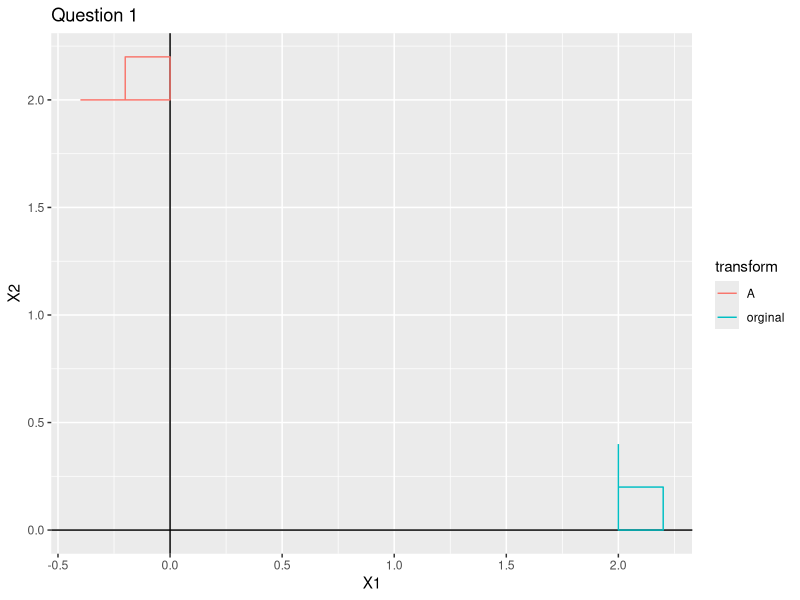
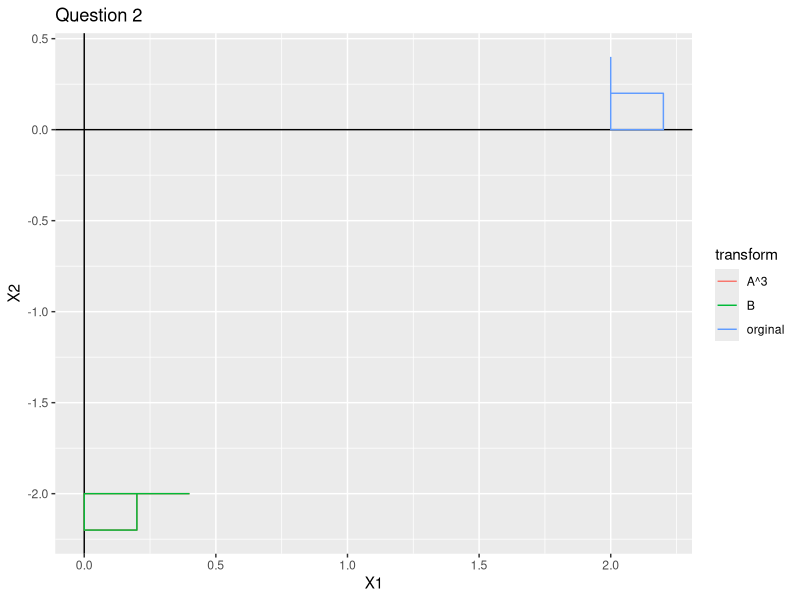
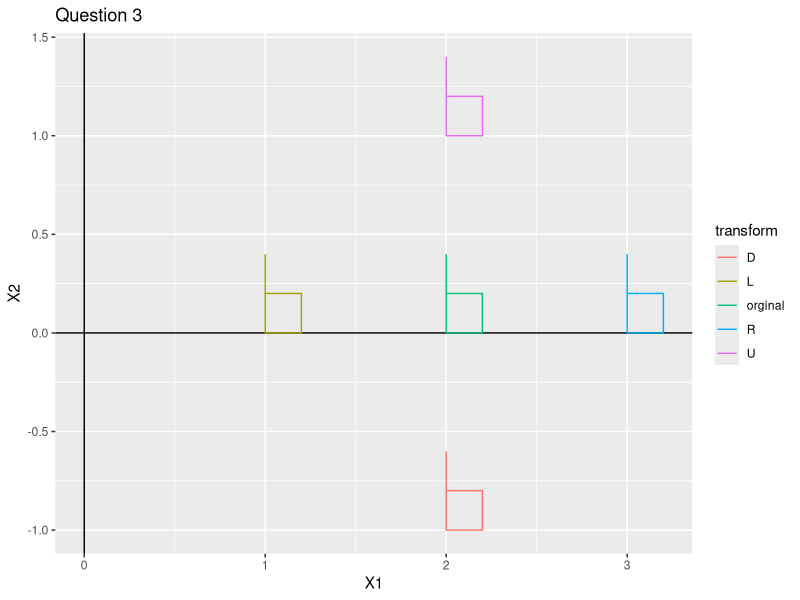
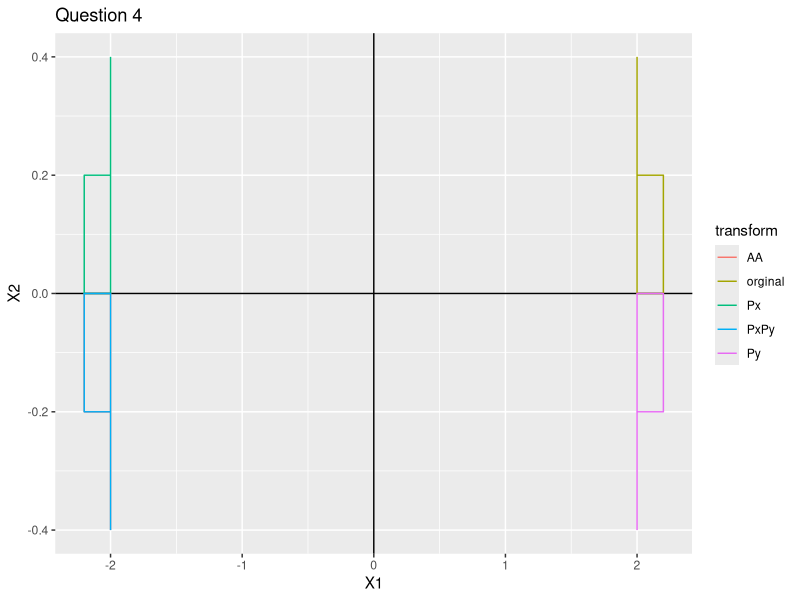
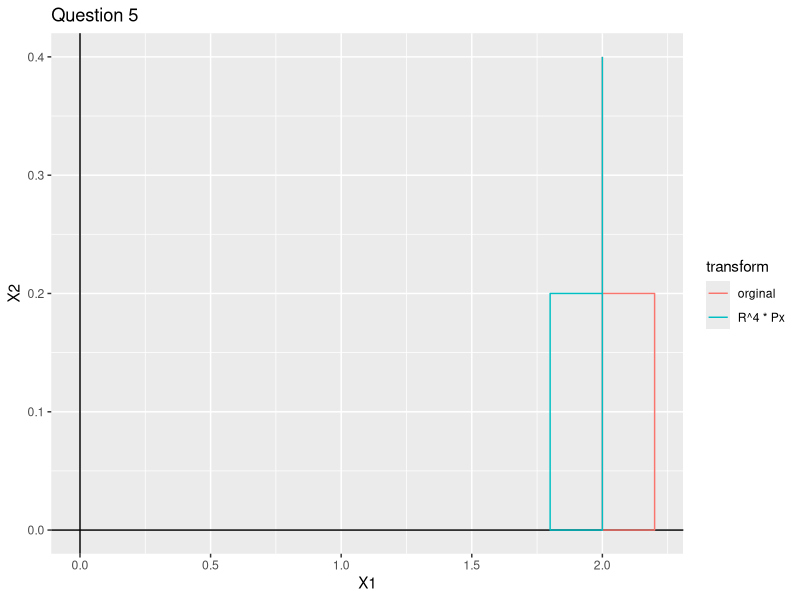
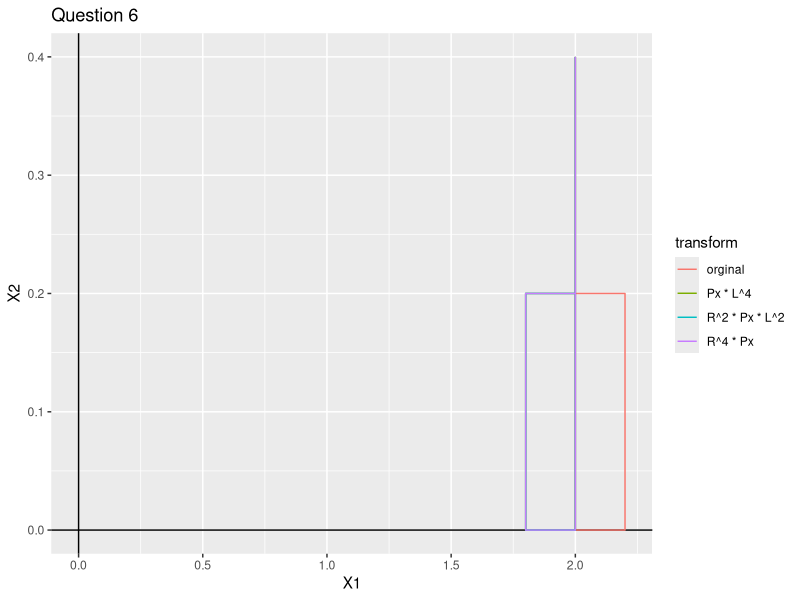
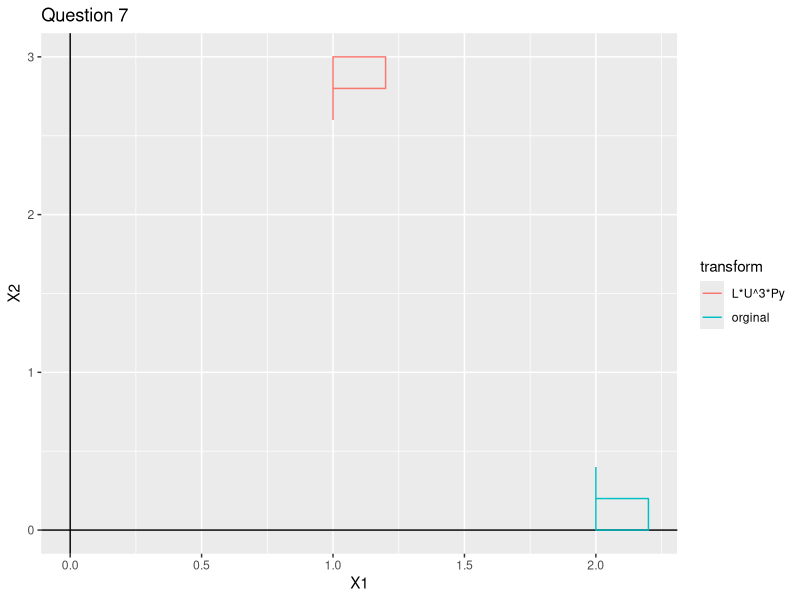
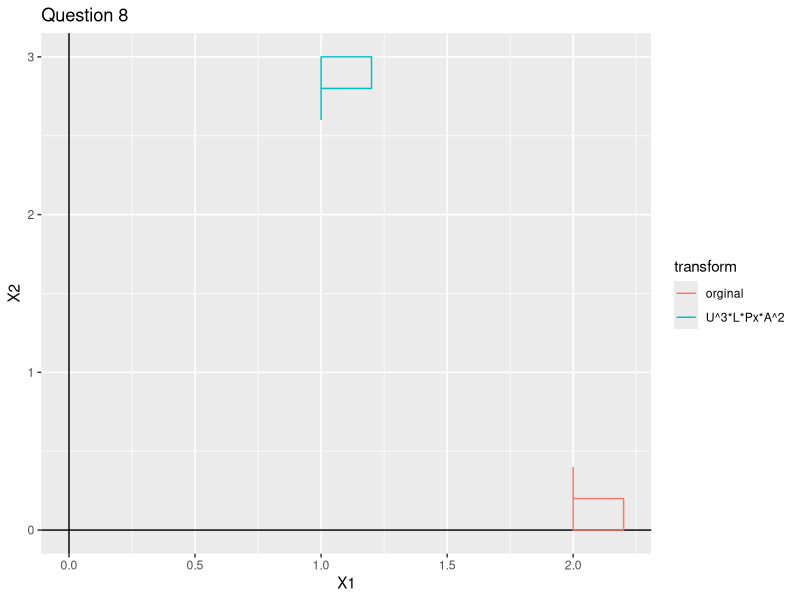

Reproduce these figures in R, in order.

library(expm)
library(ggplot2)
# Base Matrices

A <- matrix( c(0,-1,0,1,0,0,0,0,1), nrow = 3, ncol = 3, byrow = TRUE)
R <- matrix( c(1,0,1,0,1,0,0,0,1), nrow = 3, ncol = 3, byrow = TRUE)
U <- matrix( c(1,0,0,0,1,1,0,0,1), nrow = 3, ncol = 3, byrow = TRUE)
Px <- matrix( c(-1,0,0,0,1,0,0,0,1), nrow = 3, ncol = 3, byrow = TRUE)
Py <- matrix( c(1,0,0,0,-1,0,0,0,1), nrow =3, ncol = 3, byrow= TRUE)

# inverse matrices

B <- solve(A)
L <- solve(R)
D <- solve(U)


pointorginal <- matrix( c(2,2,2,2.2,2.2,2,.4,.2,0,0,.2,.2,1,1,1,1,1,1), nrow = 3, ncol = 6, byrow = TRUE)

orginal_df <- data.frame(t(pointorginal))
orginal_df$transform <- "orginal"


#q1
q1 <- A %*% pointorginal

q1p_df <- data.frame(t(q1))
q1p_df$transform <- "A"

q1_df <- rbind(orginal_df, q1p_df)

ggplot(data = q1_df, aes(x = X1, y = X2, color = transform)) +
  geom_hline(aes(yintercept = 0)) +
  geom_vline(aes(xintercept = 0)) +
  geom_path() +
  ggtitle("Question 1")

ggsave(file = "Question1.jpeg")
#q2

q2a <- B %*% pointorginal

q2b <- A %*% A %*% A %*% pointorginal

q2a_df <- data.frame(t(q2a))
q2b_df <- data.frame(t(q2b))

q2a_df$transform <- "B"
q2b_df$transform <- "A^3"

q2_df <- rbind(orginal_df, q2a_df, q2b_df)

ggplot(data = q2_df, aes(x = X1, y = X2, color = transform)) +
  geom_hline(aes(yintercept = 0)) +
  geom_vline(aes(xintercept = 0)) +
  geom_path() +
  ggtitle("Question 2")

ggsave(file = "Question2.jpeg")

#q3

# applying transforms to orginal points
q3u <- U %*% pointorginal
q3d <- D %*% pointorginal
q3l <- L %*% pointorginal
q3r <- R %*% pointorginal

# converting points to dataframes
q3u_df <- data.frame(t(q3u))
q3d_df <- data.frame(t(q3d))
q3l_df <- data.frame(t(q3l))
q3r_df <- data.frame(t(q3r))

# adding transformation names

q3u_df$transform <- "U"
q3d_df$transform <- "D"
q3l_df$transform <- "L"
q3r_df$transform <- "R"

q3_df <- rbind(orginal_df, q3u_df, q3d_df, q3l_df, q3r_df)

ggplot(data = q3_df, aes(x = X1, y = X2, color = transform)) +
  geom_hline(aes(yintercept = 0)) +
  geom_vline(aes(xintercept = 0)) +
  geom_path() +
  ggtitle("Question 3")

ggsave(file = "Question3.jpeg")
#q4

# applying transforms to orginal points
q4Px <- Px %*% pointorginal
q4Py <- Py %*% pointorginal
q4PxPy <- Px %*% Py %*% pointorginal
q4AA <- A %*% A %*% pointorginal

# converting points to dataframes
q4Px_df <- data.frame(t(q4Px))
q4Py_df <- data.frame(t(q4Py))
q4PxPy_df <- data.frame(t(q4PxPy))
q4AA_df <- data.frame(t(q4AA))

# adding transformation names

q4Px_df$transform <- "Px"
q4Py_df$transform <- "Py"
q4PxPy_df$transform <- "PxPy"
q4AA_df$transform <- "AA"
q4_df <- rbind(orginal_df, q4Px_df, q4Py_df, q4PxPy_df, q4AA_df)

ggplot(data = q4_df, aes(x = X1, y = X2, color = transform)) +
  geom_hline(aes(yintercept = 0)) +
  geom_vline(aes(xintercept = 0)) +
  geom_path() +
  ggtitle("Question 4")

ggsave(file = "Question4.jpeg")

# q5

# so we will flip across the x-axis then move 4 units to the right by applying R^4
q5d <- R %*% R %*% R %*% R %*% Px %*% pointorginal

q5_df <- data.frame(t(q5d))

q5_df$transform <- "R^4 * Px"

q5d_df <- rbind(orginal_df, q5_df)

ggplot(data = q5d_df, aes(x = X1, y = X2, color = transform)) +
  geom_hline(aes(yintercept = 0)) +
  geom_vline(aes(xintercept = 0)) +
  geom_path() +
  ggtitle("Question 5")

ggsave(file = "Question5.jpeg")

# q6

q6r2pxl2 <- R %*% R %*% Px %*% L %*% L %*% pointorginal
q6r4px <- R %*% R %*% R %*% R %*% Px %*% pointorginal
q6pxl4 <- Px %*% L %*% L %*% L %*% L %*% pointorginal

q6r2pxl2_df <- data.frame(t(q6r2pxl2))
q6r4px_df <- data.frame(t(q6r4px))
q6pxl4_df <- data.frame(t(q6pxl4))

q6r2pxl2_df$transform <- "R^2 * Px * L^2"
q6r4px_df$transform <- "R^4 * Px"
q6pxl4_df$transform <- "Px * L^4"

q6_df <- rbind(orginal_df, q6pxl4_df, q6r4px_df, q6r2pxl2_df)

ggplot(data = q6_df, aes(x = X1, y = X2, color = transform)) +
  geom_hline(aes(yintercept = 0)) +
  geom_vline(aes(xintercept = 0)) +
  geom_path() +
  ggtitle("Question 6")

ggsave(file = "Question6.jpeg")


#q7 make a p at (1,3)^T

q7 <- L %*% U %*% U %*% U %*% Py %*% pointorginal

q7p_df <- data.frame(t(q7))
q7p_df$transform <- "L*U^3*Py"

q7_df <- rbind(orginal_df, q7p_df)

ggplot(data = q7_df, aes(x = X1, y = X2, color = transform)) +
  geom_hline(aes(yintercept = 0)) +
  geom_vline(aes(xintercept = 0)) +
  geom_path() +
  ggtitle("Question 7")

ggsave(file = "Question7.jpeg")

#q8 make p at (1,3)^T but without using Py...

q8 <-  U %*% U %*% U %*% L %*% Px %*% A %*% A %*% pointorginal

q8p_df <- data.frame(t(q8))
q8p_df$transform <- "U^3*L*Px*A^2"

q8_df <-rbind(orginal_df, q8p_df)

ggplot(data = q8_df, aes(x = X1, y = X2, color = transform)) +
  geom_hline(aes(yintercept = 0)) +
  geom_vline(aes(xintercept = 0)) +
  geom_path() +
  ggtitle("Question 8")

ggsave(file = "Question8.jpeg")

# q9 make a q at (-1,-2)^t (upper right hand corner)
# do it two ways once without A or B once without Px or Py

# q9a is without Px or Py
# q9b is without A or B
q9a <- D %*% A %*% A %*% pointorginal
q9b <- D %*% Px %*% Py %*% pointorginal

q9a_df <- data.frame(t(q9a))
q9b_df <- data.frame(t(q9b))

q9a_df$transform <- "D*A^2"
q9b_df$transform <- "D*Px*Py"

q9_df <- rbind(orginal_df, q9a_df, q9b_df)

ggplot(data = q9_df, aes(x = X1, y = X2, color = transform)) +
  geom_hline(aes(yintercept = 0)) +
  geom_vline(aes(xintercept = 0)) +
  geom_path() +
  ggtitle("Question 9")

ggsave(file = "Question9.jpeg")
# q10 turn the "b" into a a large "d" double the size of the "b" centered about the orgin

# we will need an additonal matrix E22 which will expand by double
# the magnitude of each set of points

E22 <- matrix( c(2,0,0,0,2,0,0,0,1), nrow = 3, ncol = 3, byrow = TRUE)

q10 <-  E22 %*% R %*% R %*% Px %*% pointorginal

q10D_df <- data.frame(t(q10))
q10D_df$transform <- "E22*R^2*Px"


q10_df <- rbind(orginal_df, q10D_df)

ggplot(data = q10_df, aes(x = X1, y = X2, color = transform)) +
  geom_hline(aes(yintercept = 0)) +
  geom_vline(aes(xintercept = 0)) +
  geom_path() +
  ggtitle("Question 10")

ggsave(file = "Question10.jpeg")
# q11 using Z as described below apply Z repeatedly to the "b", computer Z^2 and Z^3
# will we ever return to I3?

Z <- matrix( c(.8,-.6,0,.6,.8,0,0,0,1), nrow = 3, ncol = 3, byrow = TRUE)

q11a <- Z %*% pointorginal
q11b <- Z %*% Z %*% pointorginal
q11c <- Z %*% Z %*% Z %*% pointorginal

q11a_df <- data.frame(t(q11a))
q11b_df <- data.frame(t(q11b))
q11c_df <- data.frame(t(q11c))

q11a_df$transform <- "Z"
q11b_df$transform <- "Z^2"
q11c_df$transform <- "Z^3"

q11_df <- rbind(orginal_df, q11a_df, q11b_df, q11c_df)

ggplot(data = q11_df, aes(x = X1, y = X2, color = transform)) +
  geom_hline(aes(yintercept = 0)) +
  geom_vline(aes(xintercept = 0)) +
  geom_path() +
  ggtitle("Question 11")

ggsave(file = "Question11.jpeg")

getwd()
 
